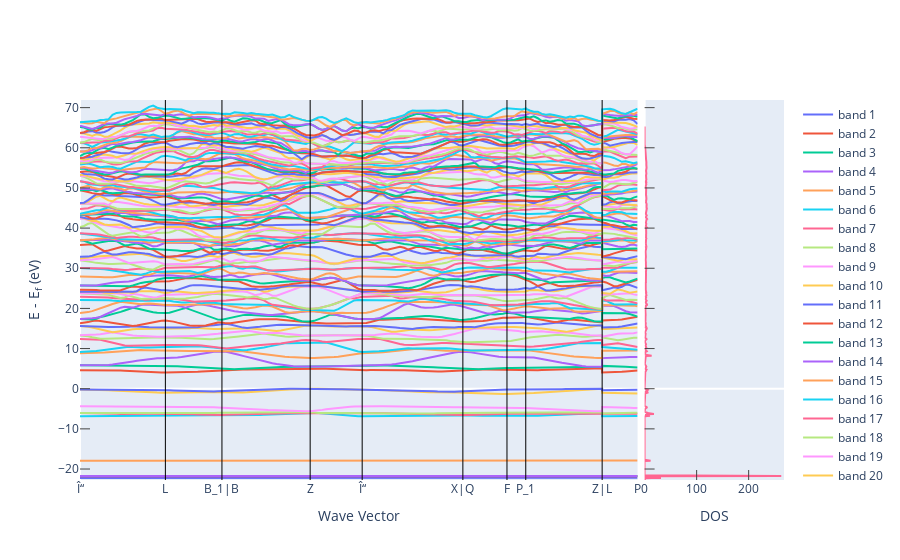

Write notebook code for a chart like this one.
### Code cell
get_plot_bs_and_dos(el_bs,el_dos)

### Figure 1 — Plotly figure (JSON) as saved in the notebook; plotly's stock layout.template omitted (floating-point values rounded to 4 significant figures; data arrays with more than 128 entries replaced by an {"elided": "..."} marker saying what was removed)
{"data": [{"mode": "lines", "name": "band 1", "type": "scatter", "x": {"elided": "146 float values"}, "xaxis": "x", "y": {"elided": "146 float values"}, "yaxis": "y"}, {"mode": "lines", "name": "band 2", "type": "scatter", "x": {"elided": "146 float values"}, "xaxis": "x", "y": {"elided": "146 float values"}, "yaxis": "y"}, {"mode": "lines", "name": "band 3", "type": "scatter", "x": {"elided": "146 float values"}, "xaxis": "x", "y": {"elided": "146 float values"}, "yaxis": "y"}, {"mode": "lines", "name": "band 4", "type": "scatter", "x": {"elided": "146 float values"}, "xaxis": "x", "y": {"elided": "146 float values"}, "yaxis": "y"}, {"mode": "lines", "name": "band 5", "type": "scatter", "x": {"elided": "146 float values"}, "xaxis": "x", "y": {"elided": "146 float values"}, "yaxis": "y"}, {"mode": "lines", "name": "band 6", "type": "scatter", "x": {"elided": "146 float values"}, "xaxis": "x", "y": {"elided": "146 float values"}, "yaxis": "y"}, {"mode": "lines", "name": "band 7", "type": "scatter", "x": {"elided": "146 float values"}, "xaxis": "x", "y": {"elided": "146 float values"}, "yaxis": "y"}, {"mode": "lines", "name": "band 8", "type": "scatter", "x": {"elided": "146 float values"}, "xaxis": "x", "y": {"elided": "146 float values"}, "yaxis": "y"}, {"mode": "lines", "name": "band 9", "type": "scatter", "x": {"elided": "146 float values"}, "xaxis": "x", "y": {"elided": "146 float values"}, "yaxis": "y"}, {"mode": "lines", "name": "band 10", "type": "scatter", "x": {"elided": "146 float values"}, "xaxis": "x", "y": {"elided": "146 float values"}, "yaxis": "y"}, {"mode": "lines", "name": "band 11", "type": "scatter", "x": {"elided": "146 float values"}, "xaxis": "x", "y": {"elided": "146 float values"}, "yaxis": "y"}, {"mode": "lines", "name": "band 12", "type": "scatter", "x": {"elided": "146 float values"}, "xaxis": "x", "y": {"elided": "146 float values"}, "yaxis": "y"}, {"mode": "lines", "name": "band 13", "type": "scatter", "x": {"elided": "146 float values"}, "xaxis": "x", "y": {"elided": "146 float values"}, "yaxis": "y"}, {"mode": "lines", "name": "band 14", "type": "scatter", "x": {"elided": "146 float values"}, "xaxis": "x", "y": {"elided": "146 float values"}, "yaxis": "y"}, {"mode": "lines", "name": "band 15", "type": "scatter", "x": {"elided": "146 float values"}, "xaxis": "x", "y": {"elided": "146 float values"}, "yaxis": "y"}, {"mode": "lines", "name": "band 16", "type": "scatter", "x": {"elided": "146 float values"}, "xaxis": "x", "y": {"elided": "146 float values"}, "yaxis": "y"}, {"mode": "lines", "name": "band 17", "type": "scatter", "x": {"elided": "146 float values"}, "xaxis": "x", "y": {"elided": "146 float values"}, "yaxis": "y"}, {"mode": "lines", "name": "band 18", "type": "scatter", "x": {"elided": "146 float values"}, "xaxis": "x", "y": {"elided": "146 float values"}, "yaxis": "y"}, {"mode": "lines", "name": "band 19", "type": "scatter", "x": {"elided": "146 float values"}, "xaxis": "x", "y": {"elided": "146 float values"}, "yaxis": "y"}, {"mode": "lines", "name": "band 20", "type": "scatter", "x": {"elided": "146 float values"}, "xaxis": "x", "y": {"elided": "146 float values"}, "yaxis": "y"}, {"mode": "lines", "name": "band 21", "type": "scatter", "x": {"elided": "146 float values"}, "xaxis": "x", "y": {"elided": "146 float values"}, "yaxis": "y"}, {"mode": "lines", "name": "band 22", "type": "scatter", "x": {"elided": "146 float values"}, "xaxis": "x", "y": {"elided": "146 float values"}, "yaxis": "y"}, {"mode": "lines", "name": "band 23", "type": "scatter", "x": {"elided": "146 float values"}, "xaxis": "x", "y": {"elided": "146 float values"}, "yaxis": "y"}, {"mode": "lines", "name": "band 24", "type": "scatter", "x": {"elided": "146 float values"}, "xaxis": "x", "y": {"elided": "146 float values"}, "yaxis": "y"}, {"mode": "lines", "name": "band 25", "type": "scatter", "x": {"elided": "146 float values"}, "xaxis": "x", "y": {"elided": "146 float values"}, "yaxis": "y"}, {"mode": "lines", "name": "band 26", "type": "scatter", "x": {"elided": "146 float values"}, "xaxis": "x", "y": {"elided": "146 float values"}, "yaxis": "y"}, {"mode": "lines", "name": "band 27", "type": "scatter", "x": {"elided": "146 float values"}, "xaxis": "x", "y": {"elided": "146 float values"}, "yaxis": "y"}, {"mode": "lines", "name": "band 28", "type": "scatter", "x": {"elided": "146 float values"}, "xaxis": "x", "y": {"elided": "146 float values"}, "yaxis": "y"}, {"mode": "lines", "name": "band 29", "type": "scatter", "x": {"elided": "146 float values"}, "xaxis": "x", "y": {"elided": "146 float values"}, "yaxis": "y"}, {"mode": "lines", "name": "band 30", "type": "scatter", "x": {"elided": "146 float values"}, "xaxis": "x", "y": {"elided": "146 float values"}, "yaxis": "y"}, {"mode": "lines", "name": "band 31", "type": "scatter", "x": {"elided": "146 float values"}, "xaxis": "x", "y": {"elided": "146 float values"}, "yaxis": "y"}, {"mode": "lines", "name": "band 32", "type": "scatter", "x": {"elided": "146 float values"}, "xaxis": "x", "y": {"elided": "146 float values"}, "yaxis": "y"}, {"mode": "lines", "name": "band 33", "type": "scatter", "x": {"elided": "146 float values"}, "xaxis": "x", "y": {"elided": "146 float values"}, "yaxis": "y"}, {"mode": "lines", "name": "band 34", "type": "scatter", "x": {"elided": "146 float values"}, "xaxis": "x", "y": {"elided": "146 float values"}, "yaxis": "y"}, {"mode": "lines", "name": "band 35", "type": "scatter", "x": {"elided": "146 float values"}, "xaxis": "x", "y": {"elided": "146 float values"}, "yaxis": "y"}, {"mode": "lines", "name": "band 36", "type": "scatter", "x": {"elided": "146 float values"}, "xaxis": "x", "y": {"elided": "146 float values"}, "yaxis": "y"}, {"mode": "lines", "name": "band 37", "type": "scatter", "x": {"elided": "146 float values"}, "xaxis": "x", "y": {"elided": "146 float values"}, "yaxis": "y"}, {"mode": "lines", "name": "band 38", "type": "scatter", "x": {"elided": "146 float values"}, "xaxis": "x", "y": {"elided": "146 float values"}, "yaxis": "y"}, {"mode": "lines", "name": "band 39", "type": "scatter", "x": {"elided": "146 float values"}, "xaxis": "x", "y": {"elided": "146 float values"}, "yaxis": "y"}, {"mode": "lines", "name": "band 40", "type": "scatter", "x": {"elided": "146 float values"}, "xaxis": "x", "y": {"elided": "146 float values"}, "yaxis": "y"}, {"mode": "lines", "name": "band 41", "type": "scatter", "x": {"elided": "146 float values"}, "xaxis": "x", "y": {"elided": "146 float values"}, "yaxis": "y"}, {"mode": "lines", "name": "band 42", "type": "scatter", "x": {"elided": "146 float values"}, "xaxis": "x", "y": {"elided": "146 float values"}, "yaxis": "y"}, {"mode": "lines", "name": "band 43", "type": "scatter", "x": {"elided": "146 float values"}, "xaxis": "x", "y": {"elided": "146 float values"}, "yaxis": "y"}, {"mode": "lines", "name": "band 44", "type": "scatter", "x": {"elided": "146 float values"}, "xaxis": "x", "y": {"elided": "146 float values"}, "yaxis": "y"}, {"mode": "lines", "name": "band 45", "type": "scatter", "x": {"elided": "146 float values"}, "xaxis": "x", "y": {"elided": "146 float values"}, "yaxis": "y"}, {"mode": "lines", "name": "band 46", "type": "scatter", "x": {"elided": "146 float values"}, "xaxis": "x", "y": {"elided": "146 float values"}, "yaxis": "y"}, {"mode": "lines", "name": "band 47", "type": "scatter", "x": {"elided": "146 float values"}, "xaxis": "x", "y": {"elided": "146 float values"}, "yaxis": "y"}, {"mode": "lines", "name": "band 48", "type": "scatter", "x": {"elided": "146 float values"}, "xaxis": "x", "y": {"elided": "146 float values"}, "yaxis": "y"}, {"mode": "lines", "name": "band 49", "type": "scatter", "x": {"elided": "146 float values"}, "xaxis": "x", "y": {"elided": "146 float values"}, "yaxis": "y"}, {"mode": "lines", "name": "band 50", "type": "scatter", "x": {"elided": "146 float values"}, "xaxis": "x", "y": {"elided": "146 float values"}, "yaxis": "y"}, {"mode": "lines", "name": "band 51", "type": "scatter", "x": {"elided": "146 float values"}, "xaxis": "x", "y": {"elided": "146 float values"}, "yaxis": "y"}, {"mode": "lines", "name": "band 52", "type": "scatter", "x": {"elided": "146 float values"}, "xaxis": "x", "y": {"elided": "146 float values"}, "yaxis": "y"}, {"mode": "lines", "name": "band 53", "type": "scatter", "x": {"elided": "146 float values"}, "xaxis": "x", "y": {"elided": "146 float values"}, "yaxis": "y"}, {"mode": "lines", "name": "band 54", "type": "scatter", "x": {"elided": "146 float values"}, "xaxis": "x", "y": {"elided": "146 float values"}, "yaxis": "y"}, {"mode": "lines", "name": "band 55", "type": "scatter", "x": {"elided": "146 float values"}, "xaxis": "x", "y": {"elided": "146 float values"}, "yaxis": "y"}, {"mode": "lines", "name": "band 56", "type": "scatter", "x": {"elided": "146 float values"}, "xaxis": "x", "y": {"elided": "146 float values"}, "yaxis": "y"}, {"mode": "lines", "name": "band 57", "type": "scatter", "x": {"elided": "146 float values"}, "xaxis": "x", "y": {"elided": "146 float values"}, "yaxis": "y"}, {"mode": "lines", "name": "band 58", "type": "scatter", "x": {"elided": "146 float values"}, "xaxis": "x", "y": {"elided": "146 float values"}, "yaxis": "y"}, {"mode": "lines", "name": "band 59", "type": "scatter", "x": {"elided": "146 float values"}, "xaxis": "x", "y": {"elided": "146 float values"}, "yaxis": "y"}, {"mode": "lines", "name": "band 60", "type": "scatter", "x": {"elided": "146 float values"}, "xaxis": "x", "y": {"elided": "146 float values"}, "yaxis": "y"}, {"mode": "lines", "name": "band 61", "type": "scatter", "x": {"elided": "146 float values"}, "xaxis": "x", "y": {"elided": "146 float values"}, "yaxis": "y"}, {"mode": "lines", "name": "band 62", "type": "scatter", "x": {"elided": "146 float values"}, "xaxis": "x", "y": {"elided": "146 float values"}, "yaxis": "y"}, {"mode": "lines", "name": "band 63", "type": "scatter", "x": {"elided": "146 float values"}, "xaxis": "x", "y": {"elided": "146 float values"}, "yaxis": "y"}, {"mode": "lines", "name": "band 64", "type": "scatter", "x": {"elided": "146 float values"}, "xaxis": "x", "y": {"elided": "146 float values"}, "yaxis": "y"}, {"mode": "lines", "name": "band 65", "type": "scatter", "x": {"elided": "146 float values"}, "xaxis": "x", "y": {"elided": "146 float values"}, "yaxis": "y"}, {"mode": "lines", "name": "band 66", "type": "scatter", "x": {"elided": "146 float values"}, "xaxis": "x", "y": {"elided": "146 float values"}, "yaxis": "y"}, {"mode": "lines", "name": "band 67", "type": "scatter", "x": {"elided": "146 float values"}, "xaxis": "x", "y": {"elided": "146 float values"}, "yaxis": "y"}, {"mode": "lines", "name": "band 68", "type": "scatter", "x": {"elided": "146 float values"}, "xaxis": "x", "y": {"elided": "146 float values"}, "yaxis": "y"}, {"mode": "lines", "name": "band 69", "type": "scatter", "x": {"elided": "146 float values"}, "xaxis": "x", "y": {"elided": "146 float values"}, "yaxis": "y"}, {"mode": "lines", "name": "band 70", "type": "scatter", "x": {"elided": "146 float values"}, "xaxis": "x", "y": {"elided": "146 float values"}, "yaxis": "y"}, {"mode": "lines", "name": "band 71", "type": "scatter", "x": {"elided": "146 float values"}, "xaxis": "x", "y": {"elided": "146 float values"}, "yaxis": "y"}, {"mode": "lines", "name": "band 72", "type": "scatter", "x": {"elided": "146 float values"}, "xaxis": "x", "y": {"elided": "146 float values"}, "yaxis": "y"}, {"mode": "lines", "name": "band 73", "type": "scatter", "x": {"elided": "146 float values"}, "xaxis": "x", "y": {"elided": "146 float values"}, "yaxis": "y"}, {"mode": "lines", "name": "band 74", "type": "scatter", "x": {"elided": "146 float values"}, "xaxis": "x", "y": {"elided": "146 float values"}, "yaxis": "y"}, {"mode": "lines", "name": "band 75", "type": "scatter", "x": {"elided": "146 float values"}, "xaxis": "x", "y": {"elided": "146 float values"}, "yaxis": "y"}, {"mode": "lines", "name": "band 76", "type": "scatter", "x": {"elided": "146 float values"}, "xaxis": "x", "y": {"elided": "146 float values"}, "yaxis": "y"}, {"mode": "lines", "name": "band 77", "type": "scatter", "x": {"elided": "146 float values"}, "xaxis": "x", "y": {"elided": "146 float values"}, "yaxis": "y"}, {"mode": "lines", "name": "band 78", "type": "scatter", "x": {"elided": "146 float values"}, "xaxis": "x", "y": {"elided": "146 float values"}, "yaxis": "y"}, {"mode": "lines", "name": "band 79", "type": "scatter", "x": {"elided": "146 float values"}, "xaxis": "x", "y": {"elided": "146 float values"}, "yaxis": "y"}, {"mode": "lines", "name": "band 80", "type": "scatter", "x": {"elided": "146 float values"}, "xaxis": "x", "y": {"elided": "146 float values"}, "yaxis": "y"}, {"mode": "lines", "name": "band 81", "type": "scatter", "x": {"elided": "146 float values"}, "xaxis": "x", "y": {"elided": "146 float values"}, "yaxis": "y"}, {"mode": "lines", "name": "band 82", "type": "scatter", "x": {"elided": "146 float values"}, "xaxis": "x", "y": {"elided": "146 float values"}, "yaxis": "y"}, {"mode": "lines", "name": "band 83", "type": "scatter", "x": {"elided": "146 float values"}, "xaxis": "x", "y": {"elided": "146 float values"}, "yaxis": "y"}, {"mode": "lines", "name": "band 84", "type": "scatter", "x": {"elided": "146 float values"}, "xaxis": "x", "y": {"elided": "146 float values"}, "yaxis": "y"}, {"mode": "lines", "name": "band 85", "type": "scatter", "x": {"elided": "146 float values"}, "xaxis": "x", "y": {"elided": "146 float values"}, "yaxis": "y"}, {"mode": "lines", "name": "band 86", "type": "scatter", "x": {"elided": "146 float values"}, "xaxis": "x", "y": {"elided": "146 float values"}, "yaxis": "y"}, {"mode": "lines", "name": "band 87", "type": "scatter", "x": {"elided": "146 float values"}, "xaxis": "x", "y": {"elided": "146 float values"}, "yaxis": "y"}, {"mode": "lines", "name": "band 88", "type": "scatter", "x": {"elided": "146 float values"}, "xaxis": "x", "y": {"elided": "146 float values"}, "yaxis": "y"}, {"mode": "lines", "name": "band 89", "type": "scatter", "x": {"elided": "146 float values"}, "xaxis": "x", "y": {"elided": "146 float values"}, "yaxis": "y"}, {"mode": "lines", "name": "band 90", "type": "scatter", "x": {"elided": "146 float values"}, "xaxis": "x", "y": {"elided": "146 float values"}, "yaxis": "y"}, {"mode": "lines", "name": "band 91", "type": "scatter", "x": {"elided": "146 float values"}, "xaxis": "x", "y": {"elided": "146 float values"}, "yaxis": "y"}, {"mode": "lines", "name": "band 92", "type": "scatter", "x": {"elided": "146 float values"}, "xaxis": "x", "y": {"elided": "146 float values"}, "yaxis": "y"}, {"mode": "lines", "name": "band 93", "type": "scatter", "x": {"elided": "146 float values"}, "xaxis": "x", "y": {"elided": "146 float values"}, "yaxis": "y"}, {"mode": "lines", "name": "band 94", "type": "scatter", "x": {"elided": "146 float values"}, "xaxis": "x", "y": {"elided": "146 float values"}, "yaxis": "y"}, {"mode": "lines", "name": "band 95", "type": "scatter", "x": {"elided": "146 float values"}, "xaxis": "x", "y": {"elided": "146 float values"}, "yaxis": "y"}, {"mode": "lines", "name": "band 96", "type": "scatter", "x": {"elided": "146 float values"}, "xaxis": "x", "y": {"elided": "146 float values"}, "yaxis": "y"}, {"mode": "lines", "showlegend": false, "type": "scatter", "x": {"elided": "2001 float values"}, "xaxis": "x2", "y": {"elided": "2001 float values"}, "yaxis": "y2"}], "layout": {"shapes": [{"line": {"color": "black", "width": 1}, "type": "line", "x0": 1.007, "x1": 1.007, "xref": "x", "y0": 0, "y1": 1, "yref": "y domain"}, {"line": {"color": "black", "width": 1}, "type": "line", "x0": 1.674, "x1": 1.674, "xref": "x", "y0": 0, "y1": 1, "yref": "y domain"}, {"line": {"color": "black", "width": 1}, "type": "line", "x0": 2.715, "x1": 2.715, "xref": "x", "y0": 0, "y1": 1, "yref": "y domain"}, {"line": {"color": "black", "width": 1}, "type": "line", "x0": 3.328, "x1": 3.328, "xref": "x", "y0": 0, "y1": 1, "yref": "y domain"}, {"line": {"color": "black", "width": 1}, "type": "line", "x0": 4.516, "x1": 4.516, "xref": "x", "y0": 0, "y1": 1, "yref": "y domain"}, {"line": {"color": "black", "width": 1}, "type": "line", "x0": 5.036, "x1": 5.036, "xref": "x", "y0": 0, "y1": 1, "yref": "y domain"}, {"line": {"color": "black", "width": 1}, "type": "line", "x0": 5.257, "x1": 5.257, "xref": "x", "y0": 0, "y1": 1, "yref": "y domain"}, {"line": {"color": "black", "width": 1}, "type": "line", "x0": 6.158, "x1": 6.158, "xref": "x", "y0": 0, "y1": 1, "yref": "y domain"}], "xaxis": {"anchor": "y", "domain": [0, 0.792], "mirror": true, "showgrid": false, "ticklen": 0, "ticks": "inside", "ticktext": ["Î“", "L", "B_1|B", "Z", "Î“", "X|Q", "F", "P_1", "Z|L", "P"], "tickvals": [0, 1.007, 1.674, 2.715, 3.328, 4.516, 5.036, 5.257, 6.158, 6.576], "title": {"text": "Wave Vector"}}, "xaxis2": {"anchor": "y2", "domain": [0.802, 1], "mirror": true, "range": [0, 267.9], "showgrid": false, "ticklen": 10, "ticks": "inside", "title": {"text": "DOS"}}, "yaxis": {"anchor": "x", "domain": [0, 1], "mirror": true, "range": [-22.73, 71.9], "showgrid": false, "ticklen": 10, "ticks": "inside", "title": {"text": "E - E<sub>f</sub> (eV)"}}, "yaxis2": {"anchor": "x2", "domain": [0, 1], "matches": "y", "mirror": true, "showgrid": false, "showticklabels": false, "ticklen": 10, "ticks": "inside"}}}
